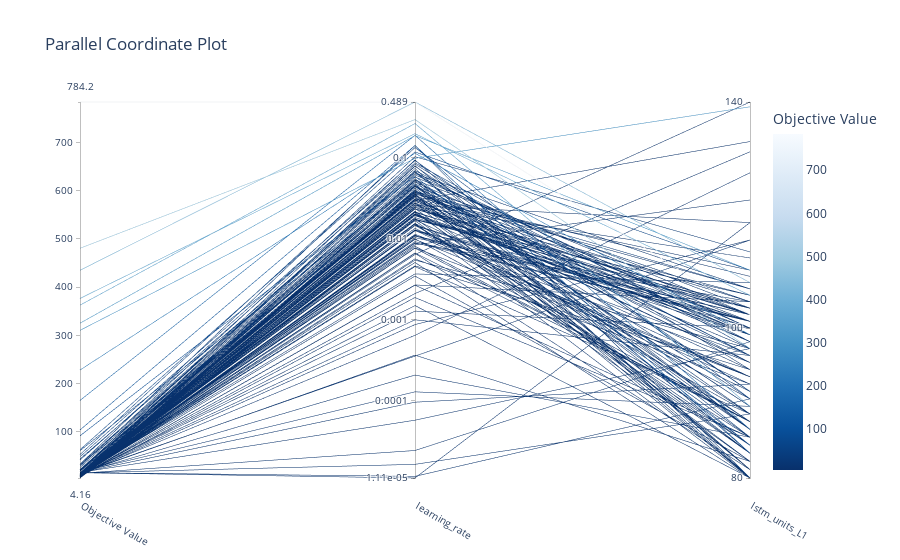

This figure's notebook cell:
### Code cell
fig_4 = vis.plot_parallel_coordinate(study)
fig_4

### Figure 1 — Plotly figure (JSON) as saved in the notebook; plotly's stock layout.template omitted (floating-point values rounded to 4 significant figures; data arrays with more than 128 entries replaced by an {"elided": "..."} marker saying what was removed)
{"data": [{"dimensions": [{"label": "Objective Value", "range": [4.157, 784.2], "values": {"elided": "150 float values"}}, {"label": "learning_rate", "range": [-4.953, -0.3111], "ticktext": ["1.11e-05", "0.0001", "0.001", "0.01", "0.1", "0.489"], "tickvals": [-4.953, -4, -3, -2, -1, -0.3111], "values": {"elided": "150 float values"}}, {"label": "lstm_units_L1", "range": [1.903, 2.146], "ticktext": ["80", "100", "140"], "tickvals": [1.903, 2, 2.146], "values": {"elided": "150 float values"}}], "labelangle": 30, "labelside": "bottom", "line": {"color": {"elided": "150 float values"}, "colorbar": {"title": {"text": "Objective Value"}}, "colorscale": [[0, "rgb(247,251,255)"], [0.125, "rgb(222,235,247)"], [0.25, "rgb(198,219,239)"], [0.375, "rgb(158,202,225)"], [0.5, "rgb(107,174,214)"], [0.625, "rgb(66,146,198)"], [0.75, "rgb(33,113,181)"], [0.875, "rgb(8,81,156)"], [1, "rgb(8,48,107)"]], "reversescale": true, "showscale": true}, "type": "parcoords"}], "layout": {"title": {"text": "Parallel Coordinate Plot"}}}
